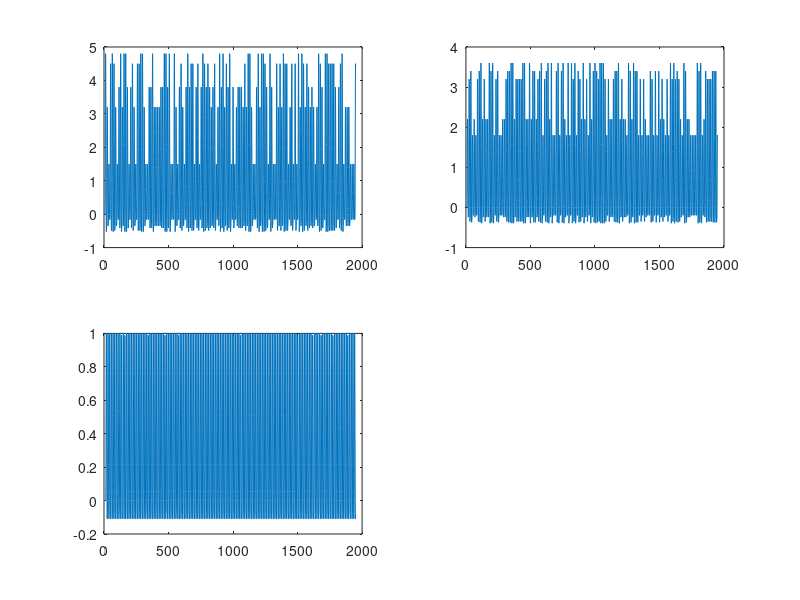

Here is the MATLAB script that generated this plot: (Note: this script raises an error after producing the figure.)
% set seed
rng(666);
% hrf function
hrf = [0 0 1 5 8 9.2 9 7 4 2 0 -1 -1 -0.8 -0.7 -0.5 -0.3 -0.1 0];
hrf = hrf / max(hrf);
% seconds and odor time points
seconds = 390*5;
points = 7:13:seconds;
odornum = 5;
odorspoints = reshape(randperm(length(points)),odornum,[]);
odorspoints = points(odorspoints);
% set response
real = [6 4 5 15 13];
val = [4.8 4.5 1.5 3.8 3.2];
int = [2.2 1.8 3.4 3.6 3.2];
% set time points with odor to 1
odors = zeros(odornum, seconds);
key = odors;
for i=1:odornum
    odors(i,odorspoints(i,:))=1;
    key(i,odorspoints(i,:)+6+round(normrnd(0,0.3,[1,size(odorspoints,2)])))=1;
end
% generate voxels
n=100;
voxel=zeros(n,seconds);
vires=zeros(n,2);% 1-valence 2-intensity
for i=1:n
    % oddvoxel:3 5 4 2 4 even:2-3
%     realres = mod(i,n)/n*real+normrnd(0,0.05,1,odornum)+mod(i,n)/n;
    realres = real+normrnd(0,0.05,1,odornum)+mod(i,2);
    odorhrf=conv(realres*odors,hrf);
    odorhrf=odorhrf(1:seconds);
    % 30% chance response to valence
    valres = val+normrnd(0,0.02,1,odornum);
    if unifrnd(0,1)>0.7
        vires(i,1) = 1;
        valhrf=conv(valres*odors,hrf);
    else
        valhrf=conv((ones(1,odornum)+normrnd(0,0.02,1,odornum))*odors,hrf);
    end
    valhrf=valhrf(1:seconds);
    % 80% chance response to intensity
    intres = int+normrnd(0,0.05,1,odornum);
    if unifrnd(0,1)>0.2
        vires(i,2) = 1;
        inthrf=conv(intres*odors,hrf);
    else
        inthrf=conv((ones(1,odornum)+normrnd(0,0.05,1,odornum))*odors,hrf);
    end
    inthrf=inthrf(1:seconds);
    % add noise
    noise1=conv(normrnd(0,0.2,[1,seconds]),hrf);
    noise1=noise1(1:seconds);
    noise2=normrnd(0,0.5,[1,seconds]);
    voxel(i,:)=odorhrf+inthrf+valhrf+noise1+noise2;
end
% figure
% plot(voxel')
% regressors
resodor = zeros(size(odors));
for i=1:odornum
    temp=conv(odors(i,:)+normrnd(0,0.01,1,seconds),hrf);
    temp=temp(1:seconds);
    resodor(i,:)=temp;
end
reskey=conv(sum(key),hrf);
resval=conv(val*odors,hrf);
resint=conv(int*odors,hrf);
% resint=conv([1.8 2.2 2 1.9 2.1]*odors,hrf);
designmat=[resval;resint;reskey];
designmat=designmat(:,1:seconds);
% odor regressor
% designmat=[resodor;designmat];
% ones regressor
% resone = conv(sum(odors),hrf);
% resone=resone(1:seconds);
% designmat=[resone;designmat];
% plot regressors
figure
nplots = size(designmat,1);
for i=1:nplots
    subplot(2,round(nplots/2),i)
    plot(designmat(i,:)')
end
% glm fit
voxelfit=zeros(n,seconds);
% the constant term is the first element of b
b=zeros(size(designmat,1)+1,n);
wholemat=[ones(seconds,1) designmat'];
% wholemat=[ones(seconds,1) designmat([6 7 8],:)'];
fits=zeros(size(voxel));
for i=1:n
    b(:,i)=glmfit(designmat',voxel(i,:));
    val=wholemat*b(:,i);
%     val=wholemat*b([1 7:9],i);
    fits(i,:)=val';    
end
errors=voxel-fits;
% figure
% plot(fits')
% figure
% plot(errors')
% get 6s response
maxrespoints = sort(odorspoints,2)+6;
maxres = zeros(odornum,size(odorspoints,2),n);
maxfit = maxres;
for i=1:n
    i_errors = errors(i,:);
    maxres(:,:,i) = i_errors(maxrespoints);
    i_fits = fits(i,:);
    maxfit(:,:,i) = i_fits(maxrespoints);
end
mean_res=squeeze(mean(maxres,2));
mean_fit=squeeze(mean(maxfit,2));
% RSA
maxres_re=reshape(permute(maxres,[2,1,3]),150,n);
rho=corr(maxres_re');
figure
imagesc(1-rho);
colormap jet
colorbar